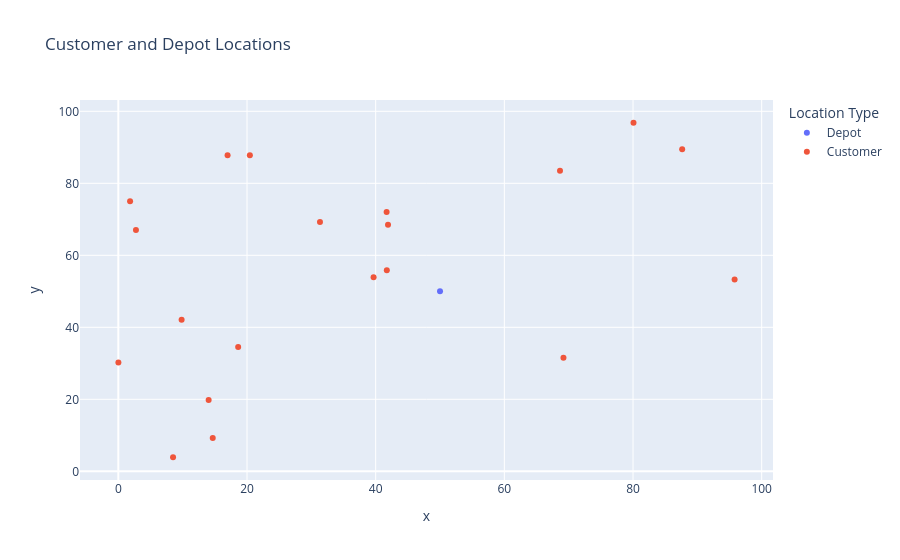

Notebook code for this chart:
### Code cell
import plotly.express as px

fig = px.scatter(coords_df, x='x', y='y', color=['Depot'] + ['Customer']*num_customers, 
                 labels={'color': 'Location Type'}, title='Customer and Depot Locations')

fig.show()

### Figure 1 — Plotly figure (JSON) as saved in the notebook; plotly's stock layout.template omitted (floating-point values rounded to 4 significant figures)
{"data": [{"hovertemplate": "Location Type=Depot<br>x=%{x}<br>y=%{y}<extra></extra>", "legendgroup": "Depot", "marker": {"color": "#636efa", "symbol": "circle"}, "mode": "markers", "name": "Depot", "orientation": "v", "showlegend": true, "type": "scatter", "x": [50], "xaxis": "x", "y": [50], "yaxis": "y"}, {"hovertemplate": "Location Type=Customer<br>x=%{x}<br>y=%{y}<extra></extra>", "legendgroup": "Customer", "marker": {"color": "#EF553B", "symbol": "circle"}, "mode": "markers", "name": "Customer", "orientation": "v", "showlegend": true, "type": "scatter", "x": [41.7, 0.01144, 14.68, 18.63, 39.68, 41.92, 20.45, 2.739, 41.73, 14.04, 80.07, 31.34, 87.64, 8.504, 16.98, 9.835, 95.79, 69.19, 68.65, 1.829], "xaxis": "x", "y": [72.03, 30.23, 9.234, 34.56, 53.88, 68.52, 87.81, 67.05, 55.87, 19.81, 96.83, 69.23, 89.46, 3.905, 87.81, 42.11, 53.32, 31.55, 83.46, 75.01], "yaxis": "y"}], "layout": {"autosize": true, "legend": {"title": {"text": "Location Type"}, "tracegroupgap": 0}, "title": {"text": "Customer and Depot Locations"}, "xaxis": {"anchor": "y", "autorange": true, "domain": [0, 1], "range": [-6.223, 102.0], "title": {"text": "x"}, "type": "linear"}, "yaxis": {"anchor": "x", "autorange": true, "domain": [0, 1], "range": [-3.763, 104.5], "title": {"text": "y"}, "type": "linear"}}}
